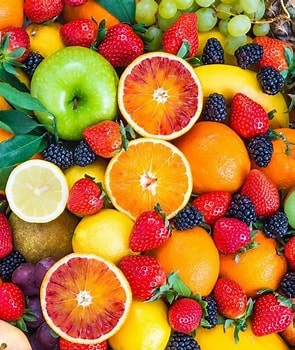
#> input picture Canny Edge Detection in Python/fruits.jfif, 295 x 350 px
$ python TYAIMLA37.py
#> lines starting #> are read from the running program, lines starting #| are printed output that depends on the picture
import numpy as np
import warnings
from typing import Tuple
from PIL import Image
warnings.filterwarnings("ignore")

'''This module was developed as submission for FA1 Computer Vision
   for the topic canny edge detection and gaussian high pass filtering.
   Currently this has been formulated as ImageOperations library with
   driver code at bottom, it majorly uses numpy for all operations
   owing to computational efficiency using C low level routines.It
   currently supports only canny edge detection and gaussian,butterworth,
   ideal high pass and low pass filtering methods

   Author : Shriniwas Kulkarni (122B1C037) (TYAIMLA37)
   Date of starting : 17 Sept 2024
   Date of completion : 20 Sept 2024
   Dependencies : Python >=3.12.0 , Pillow >=10.4.0 , Numpy >=2.1.

   Recommendations : Pls hover over function names using ide's intellisense
   to see docs of function or help(ImageOperations.<function_name>) in shell
'''


class ImageOperations:
    """
    A class for performing various image operations.\n\n

    This class provides a collection of static methods for image processing tasks,
    including image filtering, edge detection, and image transformation.\n

    Methods:\n
    --------
    save_image(img, filename) : Save a NumPy array as an image file.\n
    convert_rgb_to_grayscale(img, method) : Convert an RGB image to grayscale.\n
    __generate_kernel__(kernel_name, kernel_size, kernel_coefficient) : Generate a kernel for image filtering.\n
    gaussian_blur(img, size, sigma) : Apply a Gaussian blur to an image.\n
    __sobel_gradient_magnitude_and_orientation_approximation__(img, axis, size) : Approximate gradient magnitude and orientation using Sobel operators.
    __apply_non_max_suppression__(magnitude, orientation) : Apply non-maximum suppression to gradient magnitude.\n
    __apply_edge_tracking_by_hysteresis__(magnitude, low_threshold, high_threshold) : Apply edge tracking by hysteresis.\n
    canny_edge_detection(image, low_threshold, high_threshold, gaussian_kernel_size, sobel_kernel_size, sigma) : Apply Canny edge detection algorithm.\n
    frequency_domain_filtering(img,filter,threshold,mode) : Apply gaussian,buterworth,ideal low and high pass frequency domain filtering methods.\n
    \n
    Notes:\n
    -----
    All methods are static, so they can be called without creating an instance of the class.\n
    """
    @staticmethod
    def save_image( img: np.ndarray, filename: str) -> None:
        """
        Save a NumPy array as an image file.\n\n

        Args:\n
        - img (np.ndarray): The image data to be saved.\n
        - filename (str): The filename for the saved image.\n
        \n
        Returns:\n
        - None\n
        """
        Image.fromarray(img).save(filename)

    @staticmethod
    def convert_rgb_to_grayscale( img: np.ndarray, method: str) -> np.ndarray:
        """
        Convert an RGB image to grayscale using the specified methods.\n
        Methods respectively refer to :\n
        1] avg : Taking average of three channel values of pixel intensities.\n
        2] lum : Apply luminosity method.\n
        \n
        Args:\n
        - img (np.ndarray): Input RGB image.\n
        - method (str): Grayscale conversion method ('avg' or 'lum').\n
        \n
        Returns:\n
        - np.ndarray: Grayscale image.\n
        """
        __gray__ = np.zeros(shape=(img.shape[0], img.shape[1]), dtype=np.uint8)
        __height__, __width__ = img.shape[0],img.shape[1]

        match method:
            case "avg":
                for __row__ in range(__height__):
                    for __col__ in range(__width__):
                        __gray__[__row__][__col__] = np.average(img[__row__][__col__])
                return __gray__

            case "lum":
                for __row__ in range(__height__):
                    for __col__ in range(__width__):
                        __R__, __G__, __B__ = img[__row__][__col__]
                        __gray__[__row__][__col__] = 0.299 * __R__ + 0.587 * __G__ + 0.114 * __B__
                return __gray__
            case _:
                raise ValueError("Invalid method. Supported methods are 'avg' and 'lum' only.")

    @staticmethod
    def __generate_kernel__( kernel_name: str, kernel_size: Tuple[int, int], kernel_coefficient: float,
        ) -> np.ndarray:
        '''
        Generates a kernel based on the specified name and parameters.\n
        \n
        Args:\n
        - kernel_name (str): Name of the kernel ('gauss' or 'sobel').\n
        - size (Tuple[int, int]): Size of the kernel.\n
        - kernel_coefficient (float): Sigma for Gaussian kernel, axis value (0 or 1) for Sobel kernel.\n
        \n
        Returns:\n
        - np.ndarray: Generated kernel.\n
        '''
        match kernel_name:
            case "gauss":
            # Define Gaussian kernel function
                def __gaussian__(x: float, y: float, sigma: float) -> float:
                    return (1 / (2 * np.pi * sigma ** 2)) * np.exp(
                        -((x - (kernel_size[0] - 1) / 2) ** 2 + (y - (kernel_size[1] - 1) / 2) ** 2) / (2 * sigma ** 2)
                    )

            # Generate Gaussian kernel
                kernel = np.fromfunction(
                    lambda x, y: __gaussian__(x=x, y=y, sigma=kernel_coefficient),
                    shape=kernel_size,
                    dtype=np.float32
                )
                return kernel / np.sum(kernel)

            case "sobel":
                # Validate Sobel kernel coefficient
                if kernel_coefficient not in [0, 1]:
                    raise ValueError("Sobel kernel coefficient must be 0 (x-axis) or 1 (y-axis).")

                # Define Sobel kernel for 3x3 size
                sobel_kernels = {
                    0: np.array([[-1, -2, -1], [0, 0, 0], [1, 2, 1]]),
                    1: np.array([[-1, 0, 1], [-2, 0, 2], [-1, 0, 1]])
                }

                # Check if size is supported
                if kernel_size != (3, 3):
                    raise NotImplementedError("Sobel kernel is only implemented for 3x3 size.")

                return sobel_kernels[kernel_coefficient]

            case _:
                raise NotImplementedError("Only Gaussian and Sobel kernels are supported.")

    @staticmethod
    def gaussian_blur( img: np.ndarray, size: Tuple[int, int], sigma: float) -> np.ndarray:
        """
        Applies a Gaussian blur to the input image.\n
        \n
        Args:\n
        - img (np.ndarray): Grayscale Input image.\n
        - size (Tuple[int, int]): Size of the Gaussian kernel.\n
        - sigma (float): Standard deviation of the Gaussian distribution.\n
        \n
        Returns:\n
        - np.ndarray: Grayscale Blurred image.\n
        """

        # Check if the input image is grayscale
        if len(img.shape) != 2:
            raise ValueError("Input image must be a single-channel grayscale image.")

        # Ensure the kernel size is odd for symmetry
        if size[0] % 2 == 0:
            size = (size[0] + 1, size[1] + 1)

        # Generate the Gaussian kernel
        gaussian_kernel =ImageOperations.__generate_kernel__(
            kernel_name="gauss",
            kernel_size=size,
            kernel_coefficient=sigma
        )


        # Get the half-size of the kernel for padding
        k_half = size[0] // 2

        # Create an output image with the same dimensions as the input
        output = np.zeros_like(img)

        # Apply the Gaussian blur by convolving the image with the kernel
        for i in range(k_half, img.shape[0] - k_half):
            for j in range(k_half, img.shape[1] - k_half):
                output[i, j] = np.sum(
                    img[i - k_half:i + k_half + 1, j - k_half:j + k_half + 1]
                    * gaussian_kernel
                )

        # Return the blurred image without padding
        return output[k_half:img.shape[0] - k_half, k_half:img.shape[1] - k_half]

    @staticmethod
    def __sobel_gradient_magnitude_and_orientation_approximation__( img: np.ndarray, size: Tuple[int, int]) -> Tuple[np.ndarray, np.ndarray]:
        """
        Approximate first-order derivative of pixel intensities using Sobel operator.\n
        \n
        Args:\n
        - img (np.ndarray): Input image (grayscale, single-channel).\n
        - size (Tuple[int, int]): Kernel size (default: (3, 3)).\n
        \n
        Returns:\n
        - magnitude (np.ndarray): Gradient magnitude.\n
        - orientation (np.ndarray): Gradient orientation (in radians).\n
        \n
        Raises:\n
        - ValueError: If input image is not a single-channel grayscale image.\n
        """

        # Validate input image
        if len(img.shape) != 2:
            raise ValueError("Input image must be a single-channel grayscale image.")

        # Define Sobel kernels (3x3)
        sobel_x = ImageOperations.__generate_kernel__("sobel", size, 0)
        sobel_y = ImageOperations.__generate_kernel__("sobel", size, 1)

        # Get image dimensions
        rows, cols = img.shape

        # Initialize arrays for gradient magnitude and orientation
        Gx = np.zeros_like(img, dtype=np.float64)
        Gy = np.zeros_like(img, dtype=np.float64)

        # Compute gradient using Sobel operators
        half_size = size[0] // 2
        for i in range(half_size, rows - half_size):
            for j in range(half_size, cols - half_size):
                window = img[i - half_size:i + half_size + 1, j - half_size:j + half_size + 1]
                Gx[i, j] = np.sum(window * sobel_x)
                Gy[i, j] = np.sum(window * sobel_y)

        # Compute gradient magnitude and orientation
        magnitude = np.sqrt(Gx ** 2 + Gy ** 2)
        orientation = np.arctan2(Gy, Gx)

        return magnitude, orientation

    @staticmethod
    def __apply_non_max_suppression__(magnitude: np.ndarray, orientation: np.ndarray) -> np.ndarray:
        """
        Apply non-maximum suppression to the gradient magnitude.\n
        \n
        This will thin the edges by keeping only the local maxima.\n
        \n
        Args:\n
        - magnitude (np.ndarray): Gradient magnitude.\n
        - orientation (np.ndarray): Gradient orientation.\n
        \n
        Returns:\n
        - suppressed_magnitude (np.ndarray): Suppressed gradient magnitude.\n
        \n
        Raises:\n
        - ValueError: If magnitude and orientation are not the same shape.\n
        """

        # Validate input shapes
        if magnitude.shape != orientation.shape:
            raise ValueError("Magnitude and orientation must be the same shape.")

        # Initialize suppressed magnitude array
        suppressed_magnitude = np.copy(magnitude)
        rows, cols = magnitude.shape

        # Apply non-maximum suppression
        for i in range(1, rows - 1):
            for j in range(1, cols - 1):
                angle = orientation[i, j]
                q = [0, 0]

            # Determine neighboring pixels based on gradient orientation
                if (-np.pi/8 <= angle < np.pi/8) or (7*np.pi/8 <= angle):
                    q[0] = magnitude[i, j+1]
                    q[1] = magnitude[i, j-1]
                elif (np.pi/8 <= angle < 3*np.pi/8):
                    q[0] = magnitude[i+1, j+1]
                    q[1] = magnitude[i-1, j-1]
                elif (3*np.pi/8 <= angle < 5*np.pi/8):
                    q[0] = magnitude[i+1, j]
                    q[1] = magnitude[i-1, j]
                else:
                    q[0] = magnitude[i-1, j+1]
                    q[1] = magnitude[i+1, j-1]

                # Suppress non-maximum pixels
                if magnitude[i, j] < max(q[0], q[1]):
                    suppressed_magnitude[i, j] = 0

        return suppressed_magnitude

    @staticmethod
    def __apply_edge_tracking_by_hysteresis__(magnitude: np.ndarray, low_threshold: float, high_threshold: float) -> np.ndarray:
        """
        Apply edge tracking by hysteresis to detect strong and weak edges.\n
        \n
        Args:\n
        - magnitude (np.ndarray): Gradient magnitude.\n
        - low_threshold (float): Low threshold for weak edges.\n
        - high_threshold (float): High threshold for strong edges.\n
        \n
        Returns:\n
        - edge_map (np.ndarray): Edge map with strong edges (255) and weak edges connected to strong edges (255).\n
        """

        # Get image dimensions
        rows, cols = magnitude.shape

        # Initialize edge map
        edge_map = np.zeros((rows, cols), dtype=np.uint8)

        # Find strong and weak edges
        strong_edge_i, strong_edge_j = np.where(magnitude >= high_threshold)
        weak_edge_i, weak_edge_j = np.where((magnitude >= low_threshold) & (magnitude < high_threshold))

        # Mark strong edges as white (255)
        edge_map[strong_edge_i, strong_edge_j] = 255

        # Mark weak edges as white if they are connected to strong edges
        for i, j in zip(weak_edge_i, weak_edge_j):
            if (edge_map[max(0, i-1):min(rows, i+2), max(0, j-1):min(cols, j+2)] == 255).any():
                edge_map[i, j] = 255

        return edge_map

    @staticmethod
    def canny_edge_detection(
        image: np.ndarray,
        low_threshold: float,
        high_threshold: float,
        gaussian_kernel_size: Tuple[int,int] = (5, 5),
        sobel_kernel_size: Tuple[int,int] = (3,3),
        sigma:float=1
    ) -> np.ndarray:
        """
        Apply Canny edge detection algorithm.\n
        \n
        Args:\n
        - image (np.ndarray): Input image.\n
        - low_threshold (float): Low threshold for weak edges.\n
        - high_threshold (float): High threshold for strong edges.\n
        - gaussian_kernel_size (Tuple[int,int], optional): Gaussian kernel \
          size for noise reduction. Defaults to (5,5).\n
        - sobel_kernel_size (Tuple[int,int], optional): Sobel kernel size for \
          gradient computation. Defaults to (3,3).\n
        - sigma (float): Standard deviation for Gaussian kernel.Defaults to 1.\n
        \n
        Returns:\n
        - edge_map (np.ndarray): Edge map with detected edges.\n
        """

        # Apply Gaussian filter for noise reduction
        print(f"Applying Gaussian filter with kernel size {gaussian_kernel_size}...")
        blurred_image = ImageOperations.gaussian_blur(image, gaussian_kernel_size,sigma)
        ImageOperations.save_image(blurred_image, "1-blurred.jfif")

        # Compute gradient magnitude and orientation
        print(f"Computing gradient magnitude and orientation with Sobel kernel size {sobel_kernel_size}...")
        gradient_magnitude, gradient_orientation = ImageOperations.__sobel_gradient_magnitude_and_orientation_approximation__(blurred_image, sobel_kernel_size)

        # Apply non-maximum suppression
        print("Applying non-maximum suppression...")
        non_max_suppressed = ImageOperations.__apply_non_max_suppression__(gradient_magnitude, gradient_orientation)
        ImageOperations.save_image(non_max_suppressed, "2-non_max_suppressed.tiff")

        # Apply edge tracking by hysteresis
        print(f"Applying edge tracking by hysteresis with low threshold {low_threshold}, high threshold {high_threshold}...")
        edge_map = ImageOperations.__apply_edge_tracking_by_hysteresis__(non_max_suppressed, low_threshold, high_threshold)
        ImageOperations.save_image(edge_map,"3-edge_map.jpeg")
        return edge_map

    @staticmethod
    def frequency_domain_filter(
        img:np.ndarray,
        filter:str,
        threshold:float,
        mode:str,
        n:int=1
    )->np.ndarray:
        '''
        Apply frequency domain fitlering methods.\n
        Args:\n
            img (float) : numpy 2D-array of image in spatial domain(grayscale only).\n
            filter (str) : 'gaussian' , 'butterworth' or 'ideal'.\n
            threshold (float) : \n
                i)  sigma(standard deviation) for gaussian.\n
                ii) r0 (cutoff frequency) for butterworth and ideal.\n
            mode (str) : 'high' or 'low' pass filters.\n
            n (int) : filter order , arg given only in case of butterworth filter.\n
        \n
        Returns: \n
            Image array with applied frequency domain filter.\n
        Raises:\n
            ValueError if any other filters or modes are given.\n
        '''
        # Convert image to frequency domain
        # Each pixel intensity gets replaced with F(u,v)
        F:np.ndarray[np.complex128]=np.fft.fft2(img)
        # Shift the origin of the image at center
        F=np.fft.fftshift(F)
        # we will calculate D(u,v) for each coordinate
        D:np.ndarray[np.floating]=np.zeros_like(img)
        # to reduce redudant comparisons of match case statements
        # inside nested for loops we require such long code
        # its still more efficient than comparing
        # O(number_of_pixels*number_of_filters*number_of_modes)
        # times match case statements inside nested for loops
        # i.e. we reduced that many comparisons by writing below
        # redudant lines of code as directly nested for loops
        # start execution once mode and filter is finalized
        H:np.ndarray[np.complex128]=np.full_like(F,fill_value=0,dtype=np.complex128)
        match(filter):
            case 'gaussian':
                sigma:float=threshold
                match(mode):
                    case 'high':
                        for row in range(img.shape[0]):
                            for col in range(img.shape[1]):
                                u=np.real(F[row][col])
                                v=np.imag(F[row][col])
                                D[row][col]=np.sqrt(u**2+v**2)
                                H[row][col]=1-np.exp(
                                    (-D[row][col]**2)/
                                    (2*(sigma**2))
                                )
                    case 'low':
                        for row in range(img.shape[0]):
                            for col in range(img.shape[1]):
                                u=np.real(F[row][col])
                                v=np.imag(F[row][col])
                                D[row][col]=np.sqrt(u**2+v**2)
                                H[row][col]=np.exp(
                                    (-D[row][col]**2)/
                                    (2*(sigma**2))
                                )
                    case _:
                        raise ValueError('only two modes of filtering are available\
                                          in frequency domain,high pass filtering and\
                                          low pass filtering')

            case 'butterworth':
                r0:float=threshold
                match(mode):
                    case 'high':
                        for row in range(img.shape[0]):
                            for col in range(img.shape[1]):
                                u=np.real(F[row][col])
                                v=np.imag(F[row][col])
                                D[row][col]=np.sqrt(u**2+v**2)
                                H[row][col]=1/(1+(
                                    r0/(D[row][col]+0.00000000001)
                                )**(2*n))
                    case 'low':
                        for row in range(img.shape[0]):
                            for col in range(img.shape[1]):
                                u=np.real(F[row][col])
                                v=np.imag(F[row][col])
                                D[row][col]=np.sqrt(u**2+v**2)
                                H[row][col]=1/(1+(
                                    D[row][col]/r0
                                )**(2*n))
                    case _:
                        raise ValueError('only two modes of filtering are available\
                                          in frequency domain,high pass filtering and\
                                          low pass filtering')
            case 'ideal':
                r0:float=threshold
                match(mode):
                    case 'high':
                        for row in range(img.shape[0]):
                            for col in range(img.shape[1]):
                                u=np.real(F[row][col])
                                v=np.imag(F[row][col])
                                D[row][col]=np.sqrt(u**2+v**2)
                                if D[row][col]<=r0:
                                    H[row][col]=np._ComplexValue(real=0,imag=0)
                                else:
                                    H[row][col]=np._ComplexValue(real=1,imag=0)
                    case 'low':
                        for row in range(img.shape[0]):
                            for col in range(img.shape[1]):
                                u=np.real(F[row][col])
                                v=np.imag(F[row][col])
                                D[row][col]=np.sqrt(u**2+v**2)
                                if D[row][col]<=r0:
                                    H[row][col]=np._ComplexValue(real=1,imag=0)
                                else:
                                    H[row][col]=np._ComplexValue(real=0,imag=0)

                    case _:
                        raise ValueError('only two modes of filtering are available\
                                          in frequency domain,high pass filtering and\
                                          low pass filtering')
            case _:
                raise ValueError("only three filters 'gaussian','butterworth',and \
                                 'ideal' are available in this version of library in \
                                 frequency domain filtering")

        # apply origin reshifting
        fitlered_image_freq=H*F
        # apply inverse Fourier transform
        IF=np.fft.ifftshift(fitlered_image_freq)
        IFrecenteredorigin=np.fft.ifft2(IF)
        return Image.fromarray(np.abs(IFrecenteredorigin))

# Driver code
def main():
    path_to_image = "fruits.jfif"
    img=Image.open(path_to_image)
#> img is the input picture: PIL image 295x350 RGB; mean R, G, B 177.7, 117.4, 56.4
    img=np.array(img)
    print('Converting input RGB image to grayscale')
    img=ImageOperations.convert_rgb_to_grayscale(img,method='lum')
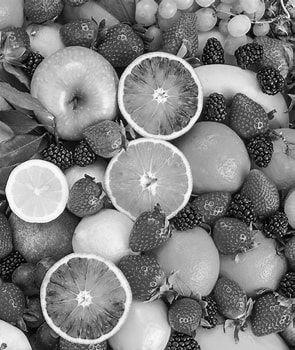
#> img: shape (350, 295); min 0, max 254, mean 128
    # Define the PARAMETERS here
    low_threshold = 30 # Low_threshold value for hysteresis
    high_threshold = 100 # High_threshold value for hysteresis

    print('Applying Canny Edge Detection on input grayscale image')
    # Apply Canny edge detection
    edge_image = ImageOperations.canny_edge_detection(img, low_threshold, high_threshold)
#> after the loop in gaussian_blur, `for i in range(k_half, img.shape[0] - k_half):`:
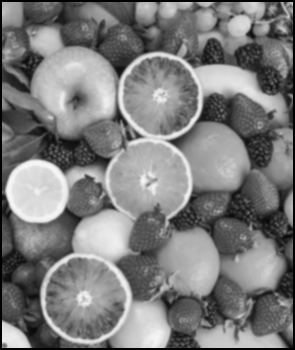
#> output: shape (350, 295); min 0, max 247, mean 124.6
#> in gaussian_blur, `return output[k_half:img.shape[0] - k_half, k_half:img.shape[1] - k_ha..`:
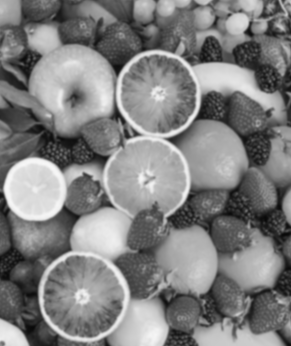
#> returned value: shape (346, 291); min 9, max 247, mean 127.7
#> after the loop in __sobel_gradient_magnitude_and_orientation_approximation__, `for i in range(half_size, rows - half_size):`:
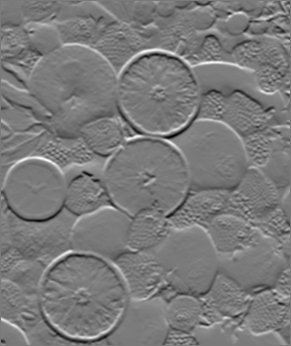
#> Gx: shape (346, 291) float64; min -459, max 494, mean 0.3; drawn with min black and max white
#> after the loop in __sobel_gradient_magnitude_and_orientation_approximation__, `for i in range(half_size, rows - half_size):`:
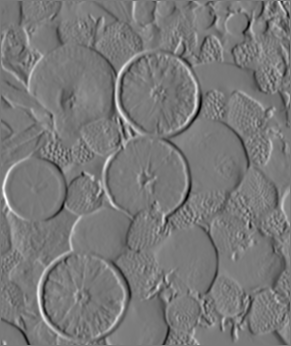
#> Gy: shape (346, 291) float64; min -507, max 558, mean -0.1; drawn with min black and max white
#> (the rest of the program and of its run is left out)
